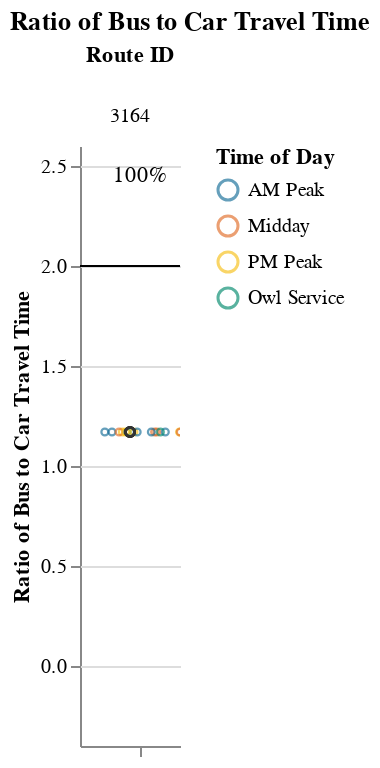
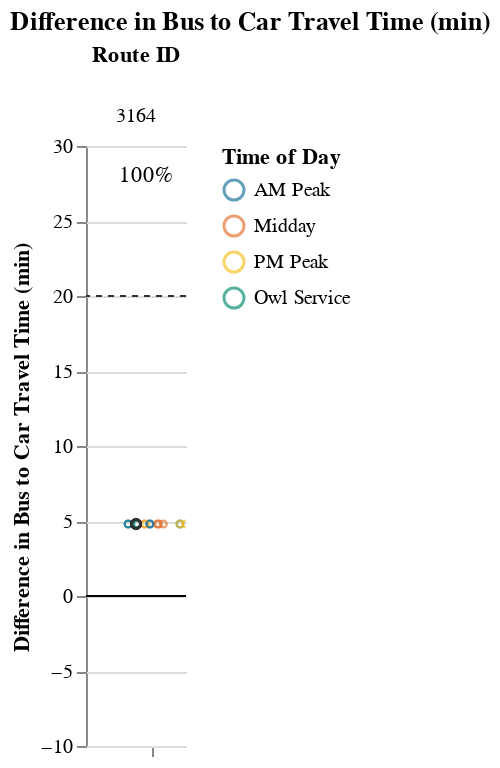

The notebook cell saved with these charts, in order:
### Markdown cell above
## Viable Competitive Routes
### Short Routes (< 1 hr)

### Code cell
# Allow for possibility that operator doesn't have routes that fall into certain route_groups
# But, jupyterbook will not like markdown with f-string
# separate out route_group and put in each cell, and use try/except + if to display...
# but all 3 route groups must be displayed. just add sentence about why no routes were returned at the end
route_group = "short"
try:
    display_charts_for_route_group(df, route_group)
except:
    print("No routes meet this criteria.")

### Figure 1 — Vega-Lite specification as saved in the notebook (floating-point values rounded to 4 significant figures)
{"config": {"view": {"continuousWidth": 400, "continuousHeight": 300, "stroke": null}, "facet": {"spacing": 0}}, "data": {"name": "data-7920f62505b3951bdfecaac33737f137"}, "facet": {"column": {"field": "route_id", "sort": ["3164"], "title": "Route ID", "type": "nominal"}}, "spec": {"layer": [{"mark": "rule", "encoding": {"color": {"value": "black"}, "y": {"field": "cutoff", "type": "quantitative"}}, "selection": {"selector001": {"type": "interval", "bind": "scales", "encodings": ["x", "y"]}}}, {"mark": {"type": "point", "opacity": 0.65, "size": 12, "strokeWidth": 1.1}, "encoding": {"color": {"field": "time_of_day", "scale": {"range": ["#136C97", "#E16B26", "#F6BF16", "#00896B", "#7790A3", "#5B559C"]}, "sort": ["AM Peak", "Midday", "PM Peak", "Owl Service"], "title": "Time of Day", "type": "nominal"}, "tooltip": [{"field": "route_id", "type": "nominal"}, {"field": "trip_id", "type": "nominal"}, {"field": "service_hours", "type": "quantitative"}, {"field": "car_duration_hours", "type": "quantitative"}, {"field": "bus_multiplier", "type": "quantitative"}, {"field": "bus_difference", "type": "quantitative"}, {"field": "num_trips", "type": "quantitative"}, {"field": "num_competitive", "type": "quantitative"}, {"field": "pct_trips_competitive", "type": "quantitative"}, {"field": "p25", "type": "quantitative"}, {"field": "p50", "type": "quantitative"}, {"field": "p75", "type": "quantitative"}], "x": {"axis": {"grid": false, "labels": false, "ticks": true, "values": [0]}, "field": "jitter", "scale": {}, "title": null, "type": "quantitative"}, "y": {"field": "bus_multiplier", "scale": {"domain": [-0.25, 2.5]}, "title": "Ratio of Bus to Car Travel Time", "type": "quantitative"}}, "transform": [{"calculate": "sqrt(-2*log(random()))*cos(2*PI*random())", "as": "jitter"}], "width": 50}, {"layer": [{"mark": {"type": "point", "opacity": 0.6, "size": 20, "strokeWidth": 1.3}, "encoding": {"color": {"value": "#323434"}, "y": {"field": "bus_multiplier", "type": "quantitative"}}, "transform": [{"filter": "(datum.p50_trip === 1)"}]}, {"mark": {"type": "text", "align": "center", "baseline": "middle"}, "encoding": {"color": {"value": "black"}, "text": {"field": "pct_trips_competitive", "format": ".0%", "type": "quantitative"}, "tooltip": [{"field": "route_id", "type": "nominal"}, {"field": "trip_id", "type": "nominal"}, {"field": "service_hours", "type": "quantitative"}, {"field": "car_duration_hours", "type": "quantitative"}, {"field": "bus_multiplier", "type": "quantitative"}, {"field": "bus_difference", "type": "quantitative"}, {"field": "num_trips", "type": "quantitative"}, {"field": "num_competitive", "type": "quantitative"}, {"field": "pct_trips_competitive", "type": "quantitative"}, {"field": "p25", "type": "quantitative"}, {"field": "p50", "type": "quantitative"}, {"field": "p75", "type": "quantitative"}], "x": {"value": 30}, "y": {"value": 15}}, "transform": [{"calculate": "sqrt(-2*log(random()))*cos(2*PI*random())", "as": "jitter"}, {"filter": "(datum.fastest_trip === 1)"}]}]}]}, "resolve": {"scale": {"y": "shared"}}, "title": "Ratio of Bus to Car Travel Time", "$schema": "https://vega.github.io/schema/vega-lite/v4.17.0.json", "datasets": {"data-7920f62505b3951bdfecaac33737f137": [{"calitp_itp_id": 45, "trip_key": 6318246185118805377, "trip_id": "402-1", "shape_id": "13903", "route_id": "3164", "service_hours": 0.55, "trip_first_departure_ts": 23400, "trip_last_arrival_ts": 25380, "departure_hour": 6, "time_of_day": "Owl Service", "p25": 0.55, "p50": 0.55, "p75": 0.55, "p50_trip": 1, "fastest_trip": 0, "car_duration_hours": 0.47, "competitive_route": 1, "bus_multiplier": 1.17, "bus_difference": 4.8, "num_trips": 15, "num_competitive": 15, "pct_trips_competitive": 1.0, "bus_difference_spread": 0.0, "route_group": "short", "max_trip_hrs": 0.55, "max_trip_route_group": 0.88, "name": "City of Burbank", "caltrans_district": "07 - Los Angeles", "drmt_organization_name": null, "cutoff2": 20, "cutoff": 2}, {"calitp_itp_id": 45, "trip_key": -7853289907812336092, "trip_id": "451-1", "shape_id": "13903", "route_id": "3164", "service_hours": 0.55, "trip_first_departure_ts": 54000, "trip_last_arrival_ts": 55980, "departure_hour": 15, "time_of_day": "Midday", "p25": 0.55, "p50": 0.55, "p75": 0.55, "p50_trip": 1, "fastest_trip": 0, "car_duration_hours": 0.47, "competitive_route": 1, "bus_multiplier": 1.17, "bus_difference": 4.8, "num_trips": 15, "num_competitive": 15, "pct_trips_competitive": 1.0, "bus_difference_spread": 0.0, "route_group": "short", "max_trip_hrs": 0.55, "max_trip_route_group": 0.88, "name": "City of Burbank", "caltrans_district": "07 - Los Angeles", "drmt_organization_name": null, "cutoff2": 20, "cutoff": 2}, {"calitp_itp_id": 45, "trip_key": 1689551807670669501, "trip_id": "401-2", "shape_id": "13903", "route_id": "3164", "service_hours": 0.55, "trip_first_departure_ts": 25200, "trip_last_arrival_ts": 27180, "departure_hour": 7, "time_of_day": "AM Peak", "p25": 0.55, "p50": 0.55, "p75": 0.55, "p50_trip": 1, "fastest_trip": 0, "car_duration_hours": 0.47, "competitive_route": 1, "bus_multiplier": 1.17, "bus_difference": 4.8, "num_trips": 15, "num_competitive": 15, "pct_trips_competitive": 1.0, "bus_difference_spread": 0.0, "route_group": "short", "max_trip_hrs": 0.55, "max_trip_route_group": 0.88, "name": "City of Burbank", "caltrans_district": "07 - Los Angeles", "drmt_organization_name": null, "cutoff2": 20, "cutoff": 2}, {"calitp_itp_id": 45, "trip_key": 9040775932521604768, "trip_id": "401-3", "shape_id": "13903", "route_id": "3164", "service_hours": 0.55, "trip_first_departure_ts": 28800, "trip_last_arrival_ts": 30780, "departure_hour": 8, "time_of_day": "AM Peak", "p25": 0.55, "p50": 0.55, "p75": 0.55, "p50_trip": 1, "fastest_trip": 0, "car_duration_hours": 0.47, "competitive_route": 1, "bus_multiplier": 1.17, "bus_difference": 4.8, "num_trips": 15, "num_competitive": 15, "pct_trips_competitive": 1.0, "bus_difference_spread": 0.0, "route_group": "short", "max_trip_hrs": 0.55, "max_trip_route_group": 0.88, "name": "City of Burbank", "caltrans_district": "07 - Los Angeles", "drmt_organization_name": null, "cutoff2": 20, "cutoff": 2}, {"calitp_itp_id": 45, "trip_key": 1360733760580777787, "trip_id": "451-4", "shape_id": "13903", "route_id": "3164", "service_hours": 0.55, "trip_first_departure_ts": 64800, "trip_last_arrival_ts": 66780, "departure_hour": 18, "time_of_day": "PM Peak", "p25": 0.55, "p50": 0.55, "p75": 0.55, "p50_trip": 1, "fastest_trip": 1, "car_duration_hours": 0.47, "competitive_route": 1, "bus_multiplier": 1.17, "bus_difference": 4.8, "num_trips": 15, "num_competitive": 15, "pct_trips_competitive": 1.0, "bus_difference_spread": 0.0, "route_group": "short", "max_trip_hrs": 0.55, "max_trip_route_group": 0.88, "name": "City of Burbank", "caltrans_district": "07 - Los Angeles", "drmt_organization_name": null, "cutoff2": 20, "cutoff": 2}, {"calitp_itp_id": 45, "trip_key": 3734137046075893755, "trip_id": "402-2", "shape_id": "13903", "route_id": "3164", "service_hours": 0.55, "trip_first_departure_ts": 27000, "trip_last_arrival_ts": 28980, "departure_hour": 7, "time_of_day": "AM Peak", "p25": 0.55, "p50": 0.55, "p75": 0.55, "p50_trip": 1, "fastest_trip": 0, "car_duration_hours": 0.47, "competitive_route": 1, "bus_multiplier": 1.17, "bus_difference": 4.8, "num_trips": 15, "num_competitive": 15, "pct_trips_competitive": 1.0, "bus_difference_spread": 0.0, "route_group": "short", "max_trip_hrs": 0.55, "max_trip_route_group": 0.88, "name": "City of Burbank", "caltrans_district": "07 - Los Angeles", "drmt_organization_name": null, "cutoff2": 20, "cutoff": 2}, {"calitp_itp_id": 45, "trip_key": 5277074698108374086, "trip_id": "452-3", "shape_id": "13903", "route_id": "3164", "service_hours": 0.55, "trip_first_departure_ts": 63000, "trip_last_arrival_ts": 64980, "departure_hour": 17, "time_of_day": "PM Peak", "p25": 0.55, "p50": 0.55, "p75": 0.55, "p50_trip": 1, "fastest_trip": 0, "car_duration_hours": 0.47, "competitive_route": 1, "bus_multiplier": 1.17, "bus_difference": 4.8, "num_trips": 15, "num_competitive": 15, "pct_trips_competitive": 1.0, "bus_difference_spread": 0.0, "route_group": "short", "max_trip_hrs": 0.55, "max_trip_route_group": 0.88, "name": "City of Burbank", "caltrans_district": "07 - Los Angeles", "drmt_organization_name": null, "cutoff2": 20, "cutoff": 2}, {"calitp_itp_id": 45, "trip_key": 786329574861499582, "trip_id": "451-2", "shape_id": "13903", "route_id": "3164", "service_hours": 0.55, "trip_first_departure_ts": 57600, "trip_last_arrival_ts": 59580, "departure_hour": 16, "time_of_day": "Midday", "p25": 0.55, "p50": 0.55, "p75": 0.55, "p50_trip": 1, "fastest_trip": 0, "car_duration_hours": 0.47, "competitive_route": 1, "bus_multiplier": 1.17, "bus_difference": 4.8, "num_trips": 15, "num_competitive": 15, "pct_trips_competitive": 1.0, "bus_difference_spread": 0.0, "route_group": "short", "max_trip_hrs": 0.55, "max_trip_route_group": 0.88, "name": "City of Burbank", "caltrans_district": "07 - Los Angeles", "drmt_organization_name": null, "cutoff2": 20, "cutoff": 2}, {"calitp_itp_id": 45, "trip_key": 4450778079017283900, "trip_id": "401-4", "shape_id": "13903", "route_id": "3164", "service_hours": 0.55, "trip_first_departure_ts": 32400, "trip_last_arrival_ts": 34380, "departure_hour": 9, "time_of_day": "AM Peak", "p25": 0.55, "p50": 0.55, "p75": 0.55, "p50_trip": 1, "fastest_trip": 0, "car_duration_hours": 0.47, "competitive_route": 1, "bus_multiplier": 1.17, "bus_difference": 4.8, "num_trips": 15, "num_competitive": 15, "pct_trips_competitive": 1.0, "bus_difference_spread": 0.0, "route_group": "short", "max_trip_hrs": 0.55, "max_trip_route_group": 0.88, "name": "City of Burbank", "caltrans_district": "07 - Los Angeles", "drmt_organization_name": null, "cutoff2": 20, "cutoff": 2}, {"calitp_itp_id": 45, "trip_key": -3193598419664960209, "trip_id": "452-2", "shape_id": "13903", "route_id": "3164", "service_hours": 0.55, "trip_first_departure_ts": 59400, "trip_last_arrival_ts": 61380, "departure_hour": 16, "time_of_day": "Midday", "p25": 0.55, "p50": 0.55, "p75": 0.55, "p50_trip": 1, "fastest_trip": 0, "car_duration_hours": 0.47, "competitive_route": 1, "bus_multiplier": 1.17, "bus_difference": 4.8, "num_trips": 15, "num_competitive": 15, "pct_trips_competitive": 1.0, "bus_difference_spread": 0.0, "route_group": "short", "max_trip_hrs": 0.55, "max_trip_route_group": 0.88, "name": "City of Burbank", "caltrans_district": "07 - Los Angeles", "drmt_organization_name": null, "cutoff2": 20, "cutoff": 2}, {"calitp_itp_id": 45, "trip_key": 5366624671865977670, "trip_id": "451-3", "shape_id": "13903", "route_id": "3164", "service_hours": 0.55, "trip_first_departure_ts": 61200, "trip_last_arrival_ts": 63180, "departure_hour": 17, "time_of_day": "PM Peak", "p25": 0.55, "p50": 0.55, "p75": 0.55, "p50_trip": 1, "fastest_trip": 0, "car_duration_hours": 0.47, "competitive_route": 1, "bus_multiplier": 1.17, "bus_difference": 4.8, "num_trips": 15, "num_competitive": 15, "pct_trips_competitive": 1.0, "bus_difference_spread": 0.0, "route_group": "short", "max_trip_hrs": 0.55, "max_trip_route_group": 0.88, "name": "City of Burbank", "caltrans_district": "07 - Los Angeles", "drmt_organization_name": null, "cutoff2": 20, "cutoff": 2}, {"calitp_itp_id": 45, "trip_key": -6560600716166031315, "trip_id": "452-4", "shape_id": "13903", "route_id": "3164", "service_hours": 0.55, "trip_first_departure_ts": 66600, "trip_last_arrival_ts": 68580, "departure_hour": 18, "time_of_day": "PM Peak", "p25": 0.55, "p50": 0.55, "p75": 0.55, "p50_trip": 1, "fastest_trip": 0, "car_duration_hours": 0.47, "competitive_route": 1, "bus_multiplier": 1.17, "bus_difference": 4.8, "num_trips": 15, "num_competitive": 15, "pct_trips_competitive": 1.0, "bus_difference_spread": 0.0, "route_group": "short", "max_trip_hrs": 0.55, "max_trip_route_group": 0.88, "name": "City of Burbank", "caltrans_district": "07 - Los Angeles", "drmt_organization_name": null, "cutoff2": 20, "cutoff": 2}, {"calitp_itp_id": 45, "trip_key": 2467992296948917337, "trip_id": "452-1", "shape_id": "13903", "route_id": "3164", "service_hours": 0.55, "trip_first_departure_ts": 55800, "trip_last_arrival_ts": 57780, "departure_hour": 15, "time_of_day": "Midday", "p25": 0.55, "p50": 0.55, "p75": 0.55, "p50_trip": 1, "fastest_trip": 0, "car_duration_hours": 0.47, "competitive_route": 1, "bus_multiplier": 1.17, "bus_difference": 4.8, "num_trips": 15, "num_competitive": 15, "pct_trips_competitive": 1.0, "bus_difference_spread": 0.0, "route_group": "short", "max_trip_hrs": 0.55, "max_trip_route_group": 0.88, "name": "City of Burbank", "caltrans_district": "07 - Los Angeles", "drmt_organization_name": null, "cutoff2": 20, "cutoff": 2}, {"calitp_itp_id": 45, "trip_key": 8839944477616273896, "trip_id": "402-3", "shape_id": "13903", "route_id": "3164", "service_hours": 0.55, "trip_first_departure_ts": 30600, "trip_last_arrival_ts": 32580, "departure_hour": 8, "time_of_day": "AM Peak", "p25": 0.55, "p50": 0.55, "p75": 0.55, "p50_trip": 1, "fastest_trip": 0, "car_duration_hours": 0.47, "competitive_route": 1, "bus_multiplier": 1.17, "bus_difference": 4.8, "num_trips": 15, "num_competitive": 15, "pct_trips_competitive": 1.0, "bus_difference_spread": 0.0, "route_group": "short", "max_trip_hrs": 0.55, "max_trip_route_group": 0.88, "name": "City of Burbank", "caltrans_district": "07 - Los Angeles", "drmt_organization_name": null, "cutoff2": 20, "cutoff": 2}, {"calitp_itp_id": 45, "trip_key": -108266460062539705, "trip_id": "401-1", "shape_id": "13903", "route_id": "3164", "service_hours": 0.55, "trip_first_departure_ts": 21600, "trip_last_arrival_ts": 23580, "departure_hour": 6, "time_of_day": "Owl Service", "p25": 0.55, "p50": 0.55, "p75": 0.55, "p50_trip": 1, "fastest_trip": 0, "car_duration_hours": 0.47, "competitive_route": 1, "bus_multiplier": 1.17, "bus_difference": 4.8, "num_trips": 15, "num_competitive": 15, "pct_trips_competitive": 1.0, "bus_difference_spread": 0.0, "route_group": "short", "max_trip_hrs": 0.55, "max_trip_route_group": 0.88, "name": "City of Burbank", "caltrans_district": "07 - Los Angeles", "drmt_organization_name": null, "cutoff2": 20, "cutoff": 2}]}}

### Figure 2 — Vega-Lite specification as saved in the notebook (floating-point values rounded to 4 significant figures)
{"config": {"view": {"continuousWidth": 400, "continuousHeight": 300, "stroke": null}, "facet": {"spacing": 0}}, "data": {"name": "data-350ad877837949b6f9c83e09d41dd77f"}, "facet": {"column": {"field": "route_id", "sort": ["3164"], "title": "Route ID", "type": "nominal"}}, "spec": {"layer": [{"mark": "rule", "encoding": {"color": {"value": "black"}, "y": {"field": "cutoff", "type": "quantitative"}}, "selection": {"selector002": {"type": "interval", "bind": "scales", "encodings": ["x", "y"]}}}, {"mark": {"type": "rule", "strokeDash": [3, 3]}, "encoding": {"color": {"value": "#323434"}, "y": {"field": "cutoff2", "type": "quantitative"}}}, {"mark": {"type": "point", "opacity": 0.65, "size": 12, "strokeWidth": 1.1}, "encoding": {"color": {"field": "time_of_day", "scale": {"range": ["#136C97", "#E16B26", "#F6BF16", "#00896B", "#7790A3", "#5B559C"]}, "sort": ["AM Peak", "Midday", "PM Peak", "Owl Service"], "title": "Time of Day", "type": "nominal"}, "tooltip": [{"field": "route_id", "type": "nominal"}, {"field": "trip_id", "type": "nominal"}, {"field": "service_hours", "type": "quantitative"}, {"field": "car_duration_hours", "type": "quantitative"}, {"field": "bus_multiplier", "type": "quantitative"}, {"field": "bus_difference", "type": "quantitative"}, {"field": "num_trips", "type": "quantitative"}, {"field": "num_competitive", "type": "quantitative"}, {"field": "pct_trips_competitive", "type": "quantitative"}, {"field": "p25", "type": "quantitative"}, {"field": "p50", "type": "quantitative"}, {"field": "p75", "type": "quantitative"}], "x": {"axis": {"grid": false, "labels": false, "ticks": true, "values": [0]}, "field": "jitter", "scale": {}, "title": null, "type": "quantitative"}, "y": {"field": "bus_difference", "scale": {"domain": [-5, 25.0]}, "title": "Difference in Bus to Car Travel Time (min)", "type": "quantitative"}}, "transform": [{"calculate": "sqrt(-2*log(random()))*cos(2*PI*random())", "as": "jitter"}], "width": 50}, {"layer": [{"mark": {"type": "point", "opacity": 0.6, "size": 20, "strokeWidth": 1.3}, "encoding": {"color": {"value": "#323434"}, "y": {"field": "bus_difference", "type": "quantitative"}}, "transform": [{"filter": "(datum.p50_trip === 1)"}]}, {"mark": {"type": "text", "align": "center", "baseline": "middle"}, "encoding": {"color": {"value": "black"}, "text": {"field": "pct_trips_competitive", "format": ".0%", "type": "quantitative"}, "tooltip": [{"field": "route_id", "type": "nominal"}, {"field": "trip_id", "type": "nominal"}, {"field": "service_hours", "type": "quantitative"}, {"field": "car_duration_hours", "type": "quantitative"}, {"field": "bus_multiplier", "type": "quantitative"}, {"field": "bus_difference", "type": "quantitative"}, {"field": "num_trips", "type": "quantitative"}, {"field": "num_competitive", "type": "quantitative"}, {"field": "pct_trips_competitive", "type": "quantitative"}, {"field": "p25", "type": "quantitative"}, {"field": "p50", "type": "quantitative"}, {"field": "p75", "type": "quantitative"}], "x": {"value": 30}, "y": {"value": 15}}, "transform": [{"calculate": "sqrt(-2*log(random()))*cos(2*PI*random())", "as": "jitter"}, {"filter": "(datum.fastest_trip === 1)"}]}]}]}, "resolve": {"scale": {"y": "shared"}}, "title": "Difference in Bus to Car Travel Time (min)", "$schema": "https://vega.github.io/schema/vega-lite/v4.17.0.json", "datasets": {"data-350ad877837949b6f9c83e09d41dd77f": [{"calitp_itp_id": 45, "trip_key": 6318246185118805377, "trip_id": "402-1", "shape_id": "13903", "route_id": "3164", "service_hours": 0.55, "trip_first_departure_ts": 23400, "trip_last_arrival_ts": 25380, "departure_hour": 6, "time_of_day": "Owl Service", "p25": 0.55, "p50": 0.55, "p75": 0.55, "p50_trip": 1, "fastest_trip": 0, "car_duration_hours": 0.47, "competitive_route": 1, "bus_multiplier": 1.17, "bus_difference": 4.8, "num_trips": 15, "num_competitive": 15, "pct_trips_competitive": 1.0, "bus_difference_spread": 0.0, "route_group": "short", "max_trip_hrs": 0.55, "max_trip_route_group": 0.88, "name": "City of Burbank", "caltrans_district": "07 - Los Angeles", "drmt_organization_name": null, "cutoff2": 20, "cutoff": 0}, {"calitp_itp_id": 45, "trip_key": -7853289907812336092, "trip_id": "451-1", "shape_id": "13903", "route_id": "3164", "service_hours": 0.55, "trip_first_departure_ts": 54000, "trip_last_arrival_ts": 55980, "departure_hour": 15, "time_of_day": "Midday", "p25": 0.55, "p50": 0.55, "p75": 0.55, "p50_trip": 1, "fastest_trip": 0, "car_duration_hours": 0.47, "competitive_route": 1, "bus_multiplier": 1.17, "bus_difference": 4.8, "num_trips": 15, "num_competitive": 15, "pct_trips_competitive": 1.0, "bus_difference_spread": 0.0, "route_group": "short", "max_trip_hrs": 0.55, "max_trip_route_group": 0.88, "name": "City of Burbank", "caltrans_district": "07 - Los Angeles", "drmt_organization_name": null, "cutoff2": 20, "cutoff": 0}, {"calitp_itp_id": 45, "trip_key": 1689551807670669501, "trip_id": "401-2", "shape_id": "13903", "route_id": "3164", "service_hours": 0.55, "trip_first_departure_ts": 25200, "trip_last_arrival_ts": 27180, "departure_hour": 7, "time_of_day": "AM Peak", "p25": 0.55, "p50": 0.55, "p75": 0.55, "p50_trip": 1, "fastest_trip": 0, "car_duration_hours": 0.47, "competitive_route": 1, "bus_multiplier": 1.17, "bus_difference": 4.8, "num_trips": 15, "num_competitive": 15, "pct_trips_competitive": 1.0, "bus_difference_spread": 0.0, "route_group": "short", "max_trip_hrs": 0.55, "max_trip_route_group": 0.88, "name": "City of Burbank", "caltrans_district": "07 - Los Angeles", "drmt_organization_name": null, "cutoff2": 20, "cutoff": 0}, {"calitp_itp_id": 45, "trip_key": 9040775932521604768, "trip_id": "401-3", "shape_id": "13903", "route_id": "3164", "service_hours": 0.55, "trip_first_departure_ts": 28800, "trip_last_arrival_ts": 30780, "departure_hour": 8, "time_of_day": "AM Peak", "p25": 0.55, "p50": 0.55, "p75": 0.55, "p50_trip": 1, "fastest_trip": 0, "car_duration_hours": 0.47, "competitive_route": 1, "bus_multiplier": 1.17, "bus_difference": 4.8, "num_trips": 15, "num_competitive": 15, "pct_trips_competitive": 1.0, "bus_difference_spread": 0.0, "route_group": "short", "max_trip_hrs": 0.55, "max_trip_route_group": 0.88, "name": "City of Burbank", "caltrans_district": "07 - Los Angeles", "drmt_organization_name": null, "cutoff2": 20, "cutoff": 0}, {"calitp_itp_id": 45, "trip_key": 1360733760580777787, "trip_id": "451-4", "shape_id": "13903", "route_id": "3164", "service_hours": 0.55, "trip_first_departure_ts": 64800, "trip_last_arrival_ts": 66780, "departure_hour": 18, "time_of_day": "PM Peak", "p25": 0.55, "p50": 0.55, "p75": 0.55, "p50_trip": 1, "fastest_trip": 1, "car_duration_hours": 0.47, "competitive_route": 1, "bus_multiplier": 1.17, "bus_difference": 4.8, "num_trips": 15, "num_competitive": 15, "pct_trips_competitive": 1.0, "bus_difference_spread": 0.0, "route_group": "short", "max_trip_hrs": 0.55, "max_trip_route_group": 0.88, "name": "City of Burbank", "caltrans_district": "07 - Los Angeles", "drmt_organization_name": null, "cutoff2": 20, "cutoff": 0}, {"calitp_itp_id": 45, "trip_key": 3734137046075893755, "trip_id": "402-2", "shape_id": "13903", "route_id": "3164", "service_hours": 0.55, "trip_first_departure_ts": 27000, "trip_last_arrival_ts": 28980, "departure_hour": 7, "time_of_day": "AM Peak", "p25": 0.55, "p50": 0.55, "p75": 0.55, "p50_trip": 1, "fastest_trip": 0, "car_duration_hours": 0.47, "competitive_route": 1, "bus_multiplier": 1.17, "bus_difference": 4.8, "num_trips": 15, "num_competitive": 15, "pct_trips_competitive": 1.0, "bus_difference_spread": 0.0, "route_group": "short", "max_trip_hrs": 0.55, "max_trip_route_group": 0.88, "name": "City of Burbank", "caltrans_district": "07 - Los Angeles", "drmt_organization_name": null, "cutoff2": 20, "cutoff": 0}, {"calitp_itp_id": 45, "trip_key": 5277074698108374086, "trip_id": "452-3", "shape_id": "13903", "route_id": "3164", "service_hours": 0.55, "trip_first_departure_ts": 63000, "trip_last_arrival_ts": 64980, "departure_hour": 17, "time_of_day": "PM Peak", "p25": 0.55, "p50": 0.55, "p75": 0.55, "p50_trip": 1, "fastest_trip": 0, "car_duration_hours": 0.47, "competitive_route": 1, "bus_multiplier": 1.17, "bus_difference": 4.8, "num_trips": 15, "num_competitive": 15, "pct_trips_competitive": 1.0, "bus_difference_spread": 0.0, "route_group": "short", "max_trip_hrs": 0.55, "max_trip_route_group": 0.88, "name": "City of Burbank", "caltrans_district": "07 - Los Angeles", "drmt_organization_name": null, "cutoff2": 20, "cutoff": 0}, {"calitp_itp_id": 45, "trip_key": 786329574861499582, "trip_id": "451-2", "shape_id": "13903", "route_id": "3164", "service_hours": 0.55, "trip_first_departure_ts": 57600, "trip_last_arrival_ts": 59580, "departure_hour": 16, "time_of_day": "Midday", "p25": 0.55, "p50": 0.55, "p75": 0.55, "p50_trip": 1, "fastest_trip": 0, "car_duration_hours": 0.47, "competitive_route": 1, "bus_multiplier": 1.17, "bus_difference": 4.8, "num_trips": 15, "num_competitive": 15, "pct_trips_competitive": 1.0, "bus_difference_spread": 0.0, "route_group": "short", "max_trip_hrs": 0.55, "max_trip_route_group": 0.88, "name": "City of Burbank", "caltrans_district": "07 - Los Angeles", "drmt_organization_name": null, "cutoff2": 20, "cutoff": 0}, {"calitp_itp_id": 45, "trip_key": 4450778079017283900, "trip_id": "401-4", "shape_id": "13903", "route_id": "3164", "service_hours": 0.55, "trip_first_departure_ts": 32400, "trip_last_arrival_ts": 34380, "departure_hour": 9, "time_of_day": "AM Peak", "p25": 0.55, "p50": 0.55, "p75": 0.55, "p50_trip": 1, "fastest_trip": 0, "car_duration_hours": 0.47, "competitive_route": 1, "bus_multiplier": 1.17, "bus_difference": 4.8, "num_trips": 15, "num_competitive": 15, "pct_trips_competitive": 1.0, "bus_difference_spread": 0.0, "route_group": "short", "max_trip_hrs": 0.55, "max_trip_route_group": 0.88, "name": "City of Burbank", "caltrans_district": "07 - Los Angeles", "drmt_organization_name": null, "cutoff2": 20, "cutoff": 0}, {"calitp_itp_id": 45, "trip_key": -3193598419664960209, "trip_id": "452-2", "shape_id": "13903", "route_id": "3164", "service_hours": 0.55, "trip_first_departure_ts": 59400, "trip_last_arrival_ts": 61380, "departure_hour": 16, "time_of_day": "Midday", "p25": 0.55, "p50": 0.55, "p75": 0.55, "p50_trip": 1, "fastest_trip": 0, "car_duration_hours": 0.47, "competitive_route": 1, "bus_multiplier": 1.17, "bus_difference": 4.8, "num_trips": 15, "num_competitive": 15, "pct_trips_competitive": 1.0, "bus_difference_spread": 0.0, "route_group": "short", "max_trip_hrs": 0.55, "max_trip_route_group": 0.88, "name": "City of Burbank", "caltrans_district": "07 - Los Angeles", "drmt_organization_name": null, "cutoff2": 20, "cutoff": 0}, {"calitp_itp_id": 45, "trip_key": 5366624671865977670, "trip_id": "451-3", "shape_id": "13903", "route_id": "3164", "service_hours": 0.55, "trip_first_departure_ts": 61200, "trip_last_arrival_ts": 63180, "departure_hour": 17, "time_of_day": "PM Peak", "p25": 0.55, "p50": 0.55, "p75": 0.55, "p50_trip": 1, "fastest_trip": 0, "car_duration_hours": 0.47, "competitive_route": 1, "bus_multiplier": 1.17, "bus_difference": 4.8, "num_trips": 15, "num_competitive": 15, "pct_trips_competitive": 1.0, "bus_difference_spread": 0.0, "route_group": "short", "max_trip_hrs": 0.55, "max_trip_route_group": 0.88, "name": "City of Burbank", "caltrans_district": "07 - Los Angeles", "drmt_organization_name": null, "cutoff2": 20, "cutoff": 0}, {"calitp_itp_id": 45, "trip_key": -6560600716166031315, "trip_id": "452-4", "shape_id": "13903", "route_id": "3164", "service_hours": 0.55, "trip_first_departure_ts": 66600, "trip_last_arrival_ts": 68580, "departure_hour": 18, "time_of_day": "PM Peak", "p25": 0.55, "p50": 0.55, "p75": 0.55, "p50_trip": 1, "fastest_trip": 0, "car_duration_hours": 0.47, "competitive_route": 1, "bus_multiplier": 1.17, "bus_difference": 4.8, "num_trips": 15, "num_competitive": 15, "pct_trips_competitive": 1.0, "bus_difference_spread": 0.0, "route_group": "short", "max_trip_hrs": 0.55, "max_trip_route_group": 0.88, "name": "City of Burbank", "caltrans_district": "07 - Los Angeles", "drmt_organization_name": null, "cutoff2": 20, "cutoff": 0}, {"calitp_itp_id": 45, "trip_key": 2467992296948917337, "trip_id": "452-1", "shape_id": "13903", "route_id": "3164", "service_hours": 0.55, "trip_first_departure_ts": 55800, "trip_last_arrival_ts": 57780, "departure_hour": 15, "time_of_day": "Midday", "p25": 0.55, "p50": 0.55, "p75": 0.55, "p50_trip": 1, "fastest_trip": 0, "car_duration_hours": 0.47, "competitive_route": 1, "bus_multiplier": 1.17, "bus_difference": 4.8, "num_trips": 15, "num_competitive": 15, "pct_trips_competitive": 1.0, "bus_difference_spread": 0.0, "route_group": "short", "max_trip_hrs": 0.55, "max_trip_route_group": 0.88, "name": "City of Burbank", "caltrans_district": "07 - Los Angeles", "drmt_organization_name": null, "cutoff2": 20, "cutoff": 0}, {"calitp_itp_id": 45, "trip_key": 8839944477616273896, "trip_id": "402-3", "shape_id": "13903", "route_id": "3164", "service_hours": 0.55, "trip_first_departure_ts": 30600, "trip_last_arrival_ts": 32580, "departure_hour": 8, "time_of_day": "AM Peak", "p25": 0.55, "p50": 0.55, "p75": 0.55, "p50_trip": 1, "fastest_trip": 0, "car_duration_hours": 0.47, "competitive_route": 1, "bus_multiplier": 1.17, "bus_difference": 4.8, "num_trips": 15, "num_competitive": 15, "pct_trips_competitive": 1.0, "bus_difference_spread": 0.0, "route_group": "short", "max_trip_hrs": 0.55, "max_trip_route_group": 0.88, "name": "City of Burbank", "caltrans_district": "07 - Los Angeles", "drmt_organization_name": null, "cutoff2": 20, "cutoff": 0}, {"calitp_itp_id": 45, "trip_key": -108266460062539705, "trip_id": "401-1", "shape_id": "13903", "route_id": "3164", "service_hours": 0.55, "trip_first_departure_ts": 21600, "trip_last_arrival_ts": 23580, "departure_hour": 6, "time_of_day": "Owl Service", "p25": 0.55, "p50": 0.55, "p75": 0.55, "p50_trip": 1, "fastest_trip": 0, "car_duration_hours": 0.47, "competitive_route": 1, "bus_multiplier": 1.17, "bus_difference": 4.8, "num_trips": 15, "num_competitive": 15, "pct_trips_competitive": 1.0, "bus_difference_spread": 0.0, "route_group": "short", "max_trip_hrs": 0.55, "max_trip_route_group": 0.88, "name": "City of Burbank", "caltrans_district": "07 - Los Angeles", "drmt_organization_name": null, "cutoff2": 20, "cutoff": 0}]}}
